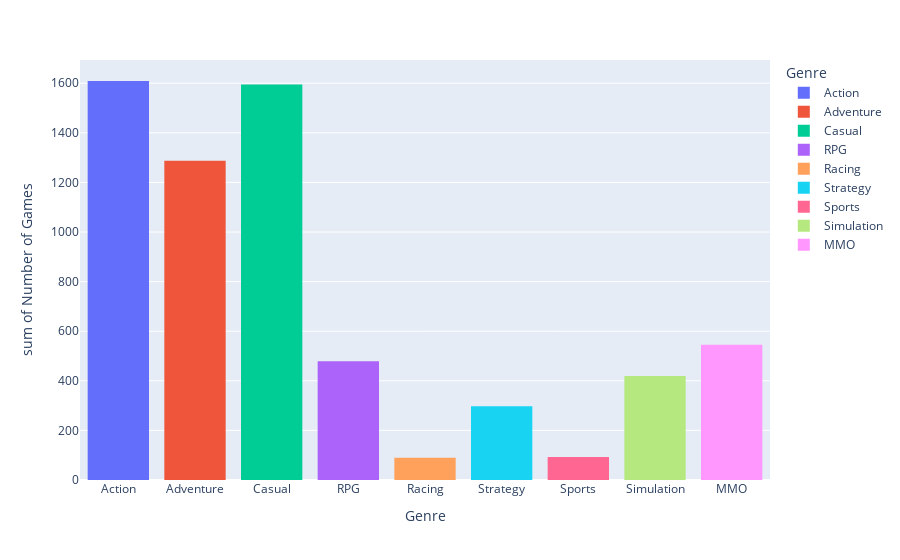

Notebook code cell kept with this figure:
### Markdown cell above
**Data Visualization**

### Code cell
Genre_Num_data = {'Genre': Genre_list, 'Number of Games': Num_list}
Genre_Num_df = pd.DataFrame(Genre_Num_data)
Genre_Num_hist = px.histogram(Genre_Num_df, x='Genre', y='Number of Games', color='Genre')
Genre_Num_hist.show()
print("The number of free games per genre on the Steam Store are as follows: \n \n Action: {} \n Adventure: {} \n Casual: {} \n RPG: {} \n Racing: {} \n Strategy: {} \n Sports: {} \n Simulation: {} \n MMO: {}".format(Action, Adventure, Casual, RPG, Racing, Strategy, Sports, Simulation, MMO))

### Figure 1 — Plotly figure (JSON) as saved in the notebook; plotly's stock layout.template omitted (floating-point values rounded to 4 significant figures)
{"data": [{"alignmentgroup": "True", "bingroup": "x", "histfunc": "sum", "hovertemplate": "Genre=%{x}<br>sum of Number of Games=%{y}<extra></extra>", "legendgroup": "Action", "marker": {"color": "#636efa", "pattern": {"shape": ""}}, "name": "Action", "offsetgroup": "Action", "orientation": "v", "showlegend": true, "type": "histogram", "x": ["Action"], "xaxis": "x", "y": [1609], "yaxis": "y"}, {"alignmentgroup": "True", "bingroup": "x", "histfunc": "sum", "hovertemplate": "Genre=%{x}<br>sum of Number of Games=%{y}<extra></extra>", "legendgroup": "Adventure", "marker": {"color": "#EF553B", "pattern": {"shape": ""}}, "name": "Adventure", "offsetgroup": "Adventure", "orientation": "v", "showlegend": true, "type": "histogram", "x": ["Adventure"], "xaxis": "x", "y": [1287], "yaxis": "y"}, {"alignmentgroup": "True", "bingroup": "x", "histfunc": "sum", "hovertemplate": "Genre=%{x}<br>sum of Number of Games=%{y}<extra></extra>", "legendgroup": "Casual", "marker": {"color": "#00cc96", "pattern": {"shape": ""}}, "name": "Casual", "offsetgroup": "Casual", "orientation": "v", "showlegend": true, "type": "histogram", "x": ["Casual"], "xaxis": "x", "y": [1595], "yaxis": "y"}, {"alignmentgroup": "True", "bingroup": "x", "histfunc": "sum", "hovertemplate": "Genre=%{x}<br>sum of Number of Games=%{y}<extra></extra>", "legendgroup": "RPG", "marker": {"color": "#ab63fa", "pattern": {"shape": ""}}, "name": "RPG", "offsetgroup": "RPG", "orientation": "v", "showlegend": true, "type": "histogram", "x": ["RPG"], "xaxis": "x", "y": [479], "yaxis": "y"}, {"alignmentgroup": "True", "bingroup": "x", "histfunc": "sum", "hovertemplate": "Genre=%{x}<br>sum of Number of Games=%{y}<extra></extra>", "legendgroup": "Racing", "marker": {"color": "#FFA15A", "pattern": {"shape": ""}}, "name": "Racing", "offsetgroup": "Racing", "orientation": "v", "showlegend": true, "type": "histogram", "x": ["Racing"], "xaxis": "x", "y": [90], "yaxis": "y"}, {"alignmentgroup": "True", "bingroup": "x", "histfunc": "sum", "hovertemplate": "Genre=%{x}<br>sum of Number of Games=%{y}<extra></extra>", "legendgroup": "Strategy", "marker": {"color": "#19d3f3", "pattern": {"shape": ""}}, "name": "Strategy", "offsetgroup": "Strategy", "orientation": "v", "showlegend": true, "type": "histogram", "x": ["Strategy"], "xaxis": "x", "y": [297], "yaxis": "y"}, {"alignmentgroup": "True", "bingroup": "x", "histfunc": "sum", "hovertemplate": "Genre=%{x}<br>sum of Number of Games=%{y}<extra></extra>", "legendgroup": "Sports", "marker": {"color": "#FF6692", "pattern": {"shape": ""}}, "name": "Sports", "offsetgroup": "Sports", "orientation": "v", "showlegend": true, "type": "histogram", "x": ["Sports"], "xaxis": "x", "y": [93], "yaxis": "y"}, {"alignmentgroup": "True", "bingroup": "x", "histfunc": "sum", "hovertemplate": "Genre=%{x}<br>sum of Number of Games=%{y}<extra></extra>", "legendgroup": "Simulation", "marker": {"color": "#B6E880", "pattern": {"shape": ""}}, "name": "Simulation", "offsetgroup": "Simulation", "orientation": "v", "showlegend": true, "type": "histogram", "x": ["Simulation"], "xaxis": "x", "y": [419], "yaxis": "y"}, {"alignmentgroup": "True", "bingroup": "x", "histfunc": "sum", "hovertemplate": "Genre=%{x}<br>sum of Number of Games=%{y}<extra></extra>", "legendgroup": "MMO", "marker": {"color": "#FF97FF", "pattern": {"shape": ""}}, "name": "MMO", "offsetgroup": "MMO", "orientation": "v", "showlegend": true, "type": "histogram", "x": ["MMO"], "xaxis": "x", "y": [545], "yaxis": "y"}], "layout": {"barmode": "relative", "legend": {"title": {"text": "Genre"}, "tracegroupgap": 0}, "margin": {"t": 60}, "xaxis": {"anchor": "y", "categoryarray": ["Action", "Adventure", "Casual", "RPG", "Racing", "Strategy", "Sports", "Simulation", "MMO"], "categoryorder": "array", "domain": [0, 1], "title": {"text": "Genre"}}, "yaxis": {"anchor": "x", "domain": [0, 1], "title": {"text": "sum of Number of Games"}}}}
